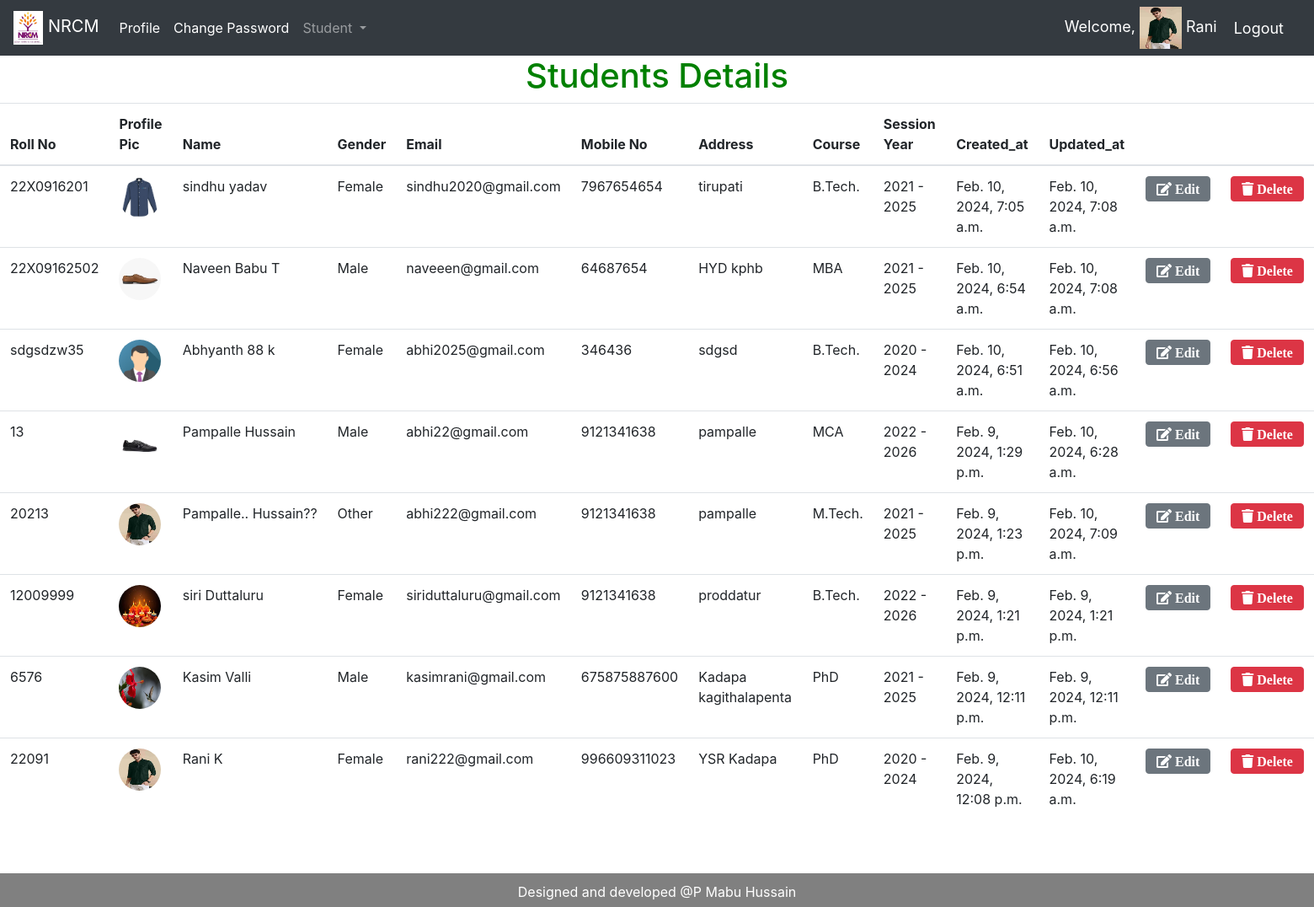
Before: /hod/view_student (signed in) with the older database file.
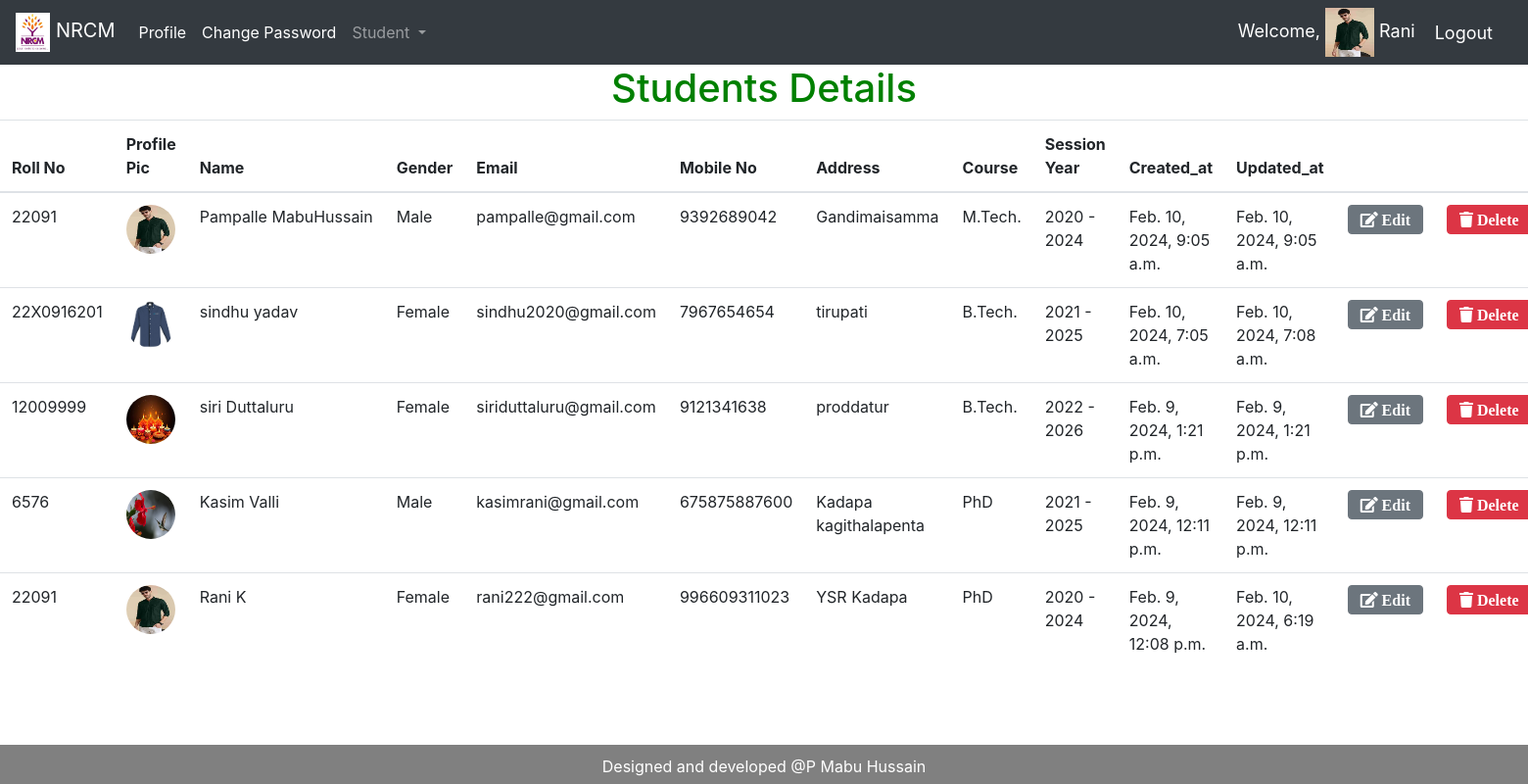
After: the same page with the newer database file.
### studentmanagementApp/models.py (models this page shows)
class CustomUser(AbstractUser):
    USER = (
    ('HOD','HOD'),
    ('STAFF','STAFF'),
    ('STUDENT', 'STUDENT')
    )
    user_type = models.CharField(choices=USER, max_length=50, default = 'STUDENT', null =True)
    designation = models.CharField(max_length=500, blank=True, null =True)
    mobileno = models.CharField(max_length=30, blank=True, null =True)
    profile_pic = models.ImageField(default='img_avatar.png', blank=True)

### hodApp/models.py (models this page shows, shortened)
class Student(models.Model):
    admin = models.OneToOneField(CustomUser, on_delete=models.CASCADE) #when CustomUser is deleted student info also deleted
    rno = models.CharField(max_length=10)
    Gender = models.CharField(max_length=10)
    address = models.TextField()
    Course_id = models.ForeignKey(Course, on_delete=models.DO_NOTHING)
    session_year_id = models.ForeignKey(Session_Year, on_delete=models.DO_NOTHING)
    created_at = models.DateTimeField(auto_now_add=True)
    updated_at = models.DateTimeField(auto_now=True)

class Course(models.Model):
    name = models.CharField(max_length=100)
    created_at = models.DateTimeField(auto_now_add=True)
    updated_at = models.DateTimeField(auto_now_add=True)

class Session_Year(models.Model):
    session_start = models.CharField(max_length=100)
    session_end = models.CharField(max_length=100)
    created_at = models.DateTimeField(auto_now_add=True)
    updated_at = models.DateTimeField(auto_now_add=True)

### studentmanagementApp/decorators.py (the view)
    def wrapper_func(request, *args, **kwargs):
        if request.user.user_type=='STAFF':
            return redirect('staff_home')
        elif request.user.user_type=='STUDENT':
            return redirect('student_home')
        elif request.user.user_type=='HOD':
            return view_func(request, *args, **kwargs)
        else:
            return HttpResponse('You are not authorized to view this page.....')

### hodApp/views.py (called while the page is built)
@login_required(login_url='login')
@admin_only
def view_student(request):
    students = Student.objects.all().order_by('-created_at')
    courses = Course.objects.all()
    session_years = Session_Year.objects.all()
    context = {
    'students' : students,
    'courses' : courses,
    'session_years' : session_years
    }
    return render(request, 'hodApp/view_student.html', context)

### templates/hodApp/view_student.html (shortened to what this page needs)
{%extends 'studentmanagementApp/base.html'%}
{%load static%}
{% block content %}
<h1 style="text-align:center; color:green; ">Students Details</h1>
<table class="table table-hover">
   <thead>
     <tr>
       <th>Roll No</th>
       <th>Profile Pic</th>
       <th>Name</th>
       <th>Gender</th>
       <th>Email</th>
       <th>Mobile No</th>
       <th>Address</th>
       <th>Course</th>
       <th>Session Year</th>
       <th>Created_at</th>
       <th>Updated_at</th>
       <th></th>
       <th></th>
     </tr>
   </thead>
   <tbody>
     {%for student in students%}
     <tr>
             <td>{{student.rno}}</td>
             <td><img src="{{student.admin.profile_pic.url}}" class="rounded-circle" alt="Cinque Terre" width="50" height="50"></td>
             <td>{{student.admin.first_name}}&nbsp{{student.admin.last_name}}</td>
             <td>{{student.Gender}}</td>
             <td>{{student.admin.email}}</td>
             <td>{{student.admin.mobileno}}</td>
             <td>{{student.address}}</td>
             <td>{{student.Course_id.name}}</td>
             <td>{{student.session_year_id.session_start}} - {{student.session_year_id.session_end}}</td>
             <td>{{student.created_at}}</td>
             <td>{{student.updated_at}}</td>
             <td><a class="btn btn-secondary fas fa-edit" href="{%url 'edit_student' student.id%}"> Edit</a></td>
             <td><a class="btn btn-danger fa fa-trash" href="{%url 'delete_student' student.admin%}"> Delete</a></td>
     </tr>
     {%endfor%}
   </tbody>
 </table>
{% endblock %}

### templates/studentmanagementApp/base.html (shortened to what this page needs)
<!DOCTYPE html>
<html lang="en" dir="ltr">
  <head>
    <link rel="stylesheet" href="https://stackpath.bootstrapcdn.com/bootstrap/4.1.3/css/bootstrap.min.css">
  	<link rel="stylesheet" href="https://use.fontawesome.com/releases/v5.6.1/css/all.css">
  </head>
  <body>
    {% include 'studentmanagementApp/navbar.html' %}
    {% block content %}
    {% endblock %}
<br><br>
    <footer>
            <p>Designed and developed @P Mabu Hussain</p>
    </footer>
  </body>
</html>

### templates/studentmanagementApp/navbar.html (shortened to what this page needs)
{%load static%}
<nav class="navbar navbar-expand-lg navbar-dark bg-dark">
  <a class="navbar-brand" href="/{{user.user_type|lower}}/home"><img src="{% static 'studentmanagementApp/images/NRCM-Logo.jpg'%}" alt="123" height="40px"> NRCM</a>
  <div class="collapse navbar-collapse" id="navbarNav">
      <ul class="navbar-nav">
      <li class="nav-item active">
        <a class="nav-link" href="/profile"> Profile  </a>
      </li>
      <ul class="navbar-nav">
      <li class="nav-item active">
        <a class="nav-link" href="/change_password"> Change Password</a>
      </li>
      {%if user.user_type == 'HOD'%}
        <li class="nav-item dropdown">
          <a class="nav-link dropdown-toggle" href="#" id="navbarDropdown" role="button" data-toggle="dropdown" aria-haspopup="true" aria-expanded="false">
            Student
          </a>
        </li>
      {%endif%}
    </ul>
  </div>
  <span class="hello-msg">Welcome, <img src="{{request.user.profile_pic.url}}" class="" alt="Cinque Terre" width="50" height="50"> {{request.user}}  </span>
  <span><a class="hello-msg" href="{%url 'logout'%}">Logout</a></span>
</nav>

### templates/studentmanagementApp/base.html (style rules this page uses)
body { min-height: 100vh; display: flex; flex-direction: column; }
footer { margin-top: auto; padding: 10px 10px 0px 10px; width: 100%; height: 40px; text-align: center; background: grey; color: white; }

### templates/studentmanagementApp/navbar.html (style rules this page uses)
.hello-msg { font-size: 18px; color:#fff; margin-right:20px; }

Changed rows visible on the page:
removed Student: rno "22X09162502", admin.profile_pic (picture), admin.first_name "Naveen", admin.last_name "Babu T", Gender "Male", admin.email "naveeen@gmail.com", admin.mobileno "64687654", address "HYD kphb", Course_id.name "MBA", session_year_id.session_start "2021", session_year_id.session_end "2025", created_at "Feb. 10, 2024, 6:54 a.m.", updated_at "Feb. 10, 2024, 7:08 a.m."
removed Student: rno "sdgsdzw35", admin.profile_pic (picture), admin.first_name "Abhyanth 88", admin.last_name "k", Gender "Female", admin.email "abhi2025@gmail.com", admin.mobileno "346436", address "sdgsd", Course_id.name "B.Tech.", session_year_id.session_start "2020", session_year_id.session_end "2024", created_at "Feb. 10, 2024, 6:51 a.m.", updated_at "Feb. 10, 2024, 6:56 a.m."
removed Student: rno "13", admin.profile_pic (picture), admin.first_name "Pampalle", admin.last_name "Hussain", Gender "Male", admin.email "abhi22@gmail.com", admin.mobileno "9121341638", address "pampalle", Course_id.name "MCA", session_year_id.session_start "2022", session_year_id.session_end "2026", created_at "Feb. 9, 2024, 1:29 p.m.", updated_at "Feb. 10, 2024, 6:28 a.m."
removed Student: rno "20213", admin.profile_pic (picture), admin.first_name "Pampalle..", admin.last_name "Hussain??", Gender "Other", admin.email "abhi222@gmail.com", admin.mobileno "9121341638", address "pampalle", Course_id.name "M.Tech.", session_year_id.session_start "2021", session_year_id.session_end "2025", created_at "Feb. 9, 2024, 1:23 p.m.", updated_at "Feb. 10, 2024, 7:09 a.m."
added Student: rno "22091", admin.profile_pic (picture), admin.first_name "Pampalle", admin.last_name "MabuHussain", Gender "Male", admin.email "pampalle@gmail.com", admin.mobileno "9392689042", address "Gandimaisamma", Course_id.name "M.Tech.", session_year_id.session_start "2020", session_year_id.session_end "2024", created_at "Feb. 10, 2024, 9:05 a.m.", updated_at "Feb. 10, 2024, 9:05 a.m."
